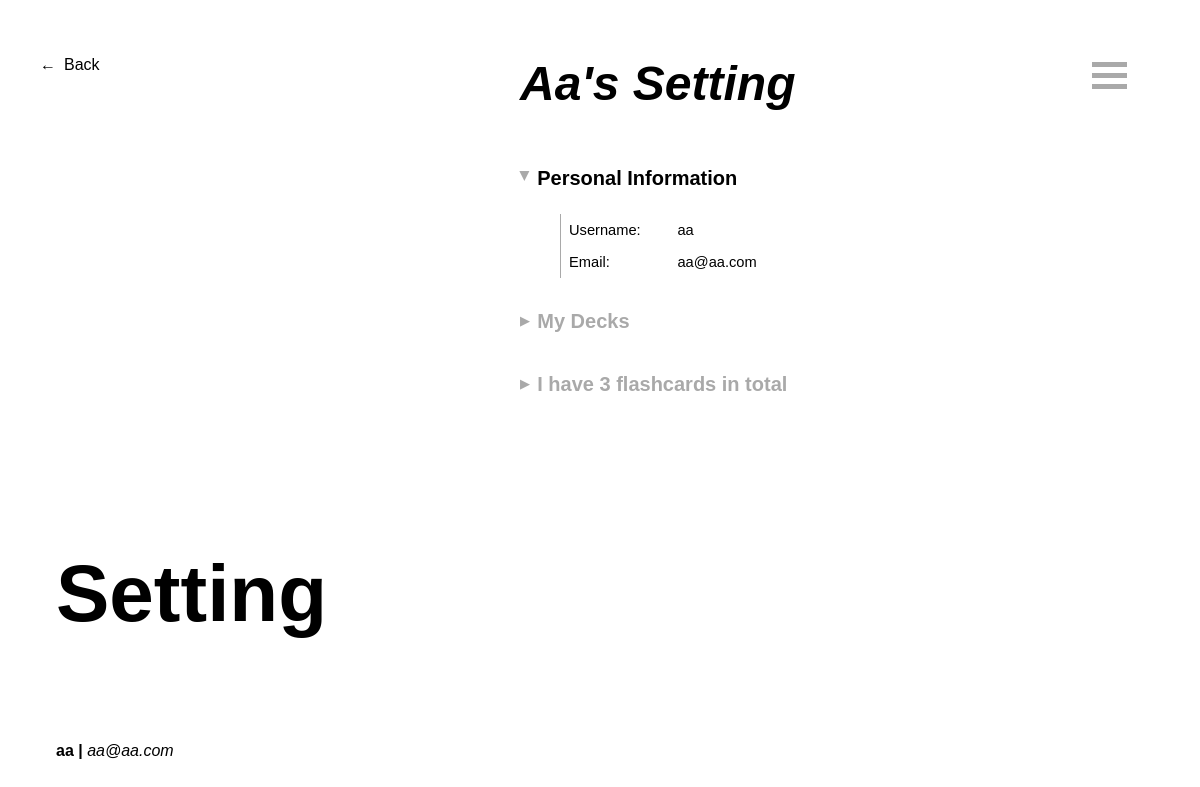
The app's page /user/aa/setting (signed in) with its own data.
### models.py (models this page shows, shortened)
class User(UserMixin, db.Model):
    __tablename__ = 'users'
    id = db.Column(db.Integer, primary_key = True)
    username = db.Column(db.String(30), index = True)
    email = db.Column(db.String(120), index = True, unique = True)
    password_hash = db.Column(db.String(128))
    daily_goal = db.Column(db.Integer, nullable=True)
    completeNum = db.Column(db.Integer, default=0)
    lists = db.relationship('List', secondary=list_user, back_populates='users', cascade='all, delete')
    words = db.relationship('Word', secondary=word_user, back_populates='users', cascade='all, delete')

### routes/user_routes.py (the view, shortened to what this page needs)
@user_bp.route('/user/<username>/setting', methods=['GET','POST'])
@login_required
@check_username_match
def setting(username):
    formList = AddListForm()
    formGoal = ChangeDailyGoalForm()
    form_id = request.form.get('form_id')
    return render_template('setting.html', user=current_user, formList = formList, formGoal = formGoal)

### app.py (called while the page is built)
@app.before_request
def check_session_lifetime():
    if request.blueprint == 'guests':
        app.permanent_session_lifetime = timedelta(minutes=30)
    elif request.blueprint == 'user' and not session.get('user_id'):
        app.permanent_session_lifetime = timedelta(minutes=30)
    else:
        app.permanent_session_lifetime = timedelta(days=7)

### routes/user_routes.py (called while the page is built)
@login_manager.user_loader
def load_user(id):
    return User.query.get(int(id))

def check_username_match(func):
    @wraps(func)
    def wrapper(username, *args, **kwargs):
        if username != current_user.username:
            return redirect(url_for('login.login'))
        return func(username, *args, **kwargs)
    return wrapper

### templates/setting.html (shortened to what this page needs)
{% extends "_menu.html" %}
{% block styles2 %}
<link rel="stylesheet" type="text/css" href="{{ url_for('static', filename='css/content-forms.css') }}">
<link rel="stylesheet" type="text/css" href="{{ url_for('static', filename='css/content-general.css') }}">
{% endblock %}
{% block title2 %}
<h1>Setting</h1>
{% endblock %}
{% block content2 %}
<h1>{{ user.username }}'s Setting</h1>
{% if current_user.is_authenticated %}
<h3 class='toggle-title change' onclick="iconTransform(this, ['person-info'])">Personal Information</h3>
<div class="person-info" id="person-info">
    <div class="align-box1">
        <p>Username: </p>
        <p>Email: </p>
    </div>
    <div class="align-box2">
        <p>{{ user.username }}</p>
        <p>{{ user.email }}</p>
    </div>
</div>
{% endif %}
<h3 class='toggle-title' id="toggle-info" onclick="iconTransform(this, ['lists'])">My Decks</h3>
<a class="profile-opt"
{% if current_user.is_authenticated %} href='/user/{{ user.username }}/flashcards'
{% else %} href="/guest/flashcards"
{% endif %}>I have {{ user.words | length }} flashcards in total</a><br>
{% endblock %}

### templates/_menu.html (shortened to what this page needs)
{% extends '_base.html' %}
{% block styles %}
<link rel="stylesheet" type="text/css" href="{{ url_for('static', filename='css/style-menu.css') }}">
{% block styles2 %}{% endblock %}
{% endblock %}
{% block title %}
<div class="go-back">
    <p onclick="history.back()">Back</p>
</div>
{% block title2 %}{% endblock %}
<div class="info">
    <p><strong>
        {% if current_user.is_authenticated %} {{ current_user.username }} |
        {% else %} Guest
        {% endif %}
    </strong>
    {% if current_user.is_authenticated %} <em>{{ current_user.email }}</em>
    {% endif %}
</div>
{% endblock %}
{% block content %}
{% block content2 %}{% endblock %}
<div class="center-menu">
    <div id='menu-icon' class="menu-icon" onclick="iconTransform(this, ['menu'])">
      <div class="bar1"></div>
      <div class="bar2"></div>
      <div class="bar3"></div>
    </div>
</div>
{% endblock %}

### static/css/style-base.css (style rules this page uses)
* { margin: 0; padding: 0; font-family: Arial, Helvetica, sans-serif; }
.title h1 { font-size: min(5em, 8vw); overflow: hidden; position: absolute; bottom: 20vh; width: 100%; text-align: left; padding-left: 7vh; }
.info p { display: inline-block; font-size: 2vh; position: absolute; bottom: 5vh; left: 7vh }
.go-back { width: max-content; position: absolute; top: 7vh; left: 5vh }
.go-back p::before, .go-back p { display: inline-block; font-size: min(14pt, 2vh); vertical-align: baseline; }
.go-back p::before { content: '\2190'; padding-right: 1vh; }

### static/css/style-menu.css (style rules this page uses)
.center-menu { position: fixed; right: 0; top: 0; height: 100%; width: 12%; }
.menu-icon { position: relative; top: 7vh; left: 3vw; align-items: right; margin-right: 5vh; z-index: 1; cursor: pointer; }
.bar1, .bar2, .bar3 { width: 35px; height: 5px; background-color: darkgray; margin: 6px 0; transition: 0.4s; }

### static/css/content-forms.css (style rules this page uses)
.form-title, .profile-opt, .toggle-title { color: darkgray; padding: 2vh 0 3vh 0; z-index: 1; font-size: max(2.5vh, 9pt); font-weight: 800; }
a.profile-opt { color: darkgray; display: block; padding-bottom: 3vh; font-size: max(2.5vh, 9pt); font-weight: 800; text-decoration: none; }
.profile-opt::before, .toggle-title::before, .icon::before { display: inline-block; color: darkgray; padding: 0 1vh 0.5vh 0; content: '\25B6'; font-size: 1.5vh; vertical-align: middle; }
h3.change, h4.change { color: black; }
h3.change::before, h4.change::before { content: '\25B6'; transform: translate(-33%, 0) rotate(90deg); }

### static/css/content-general.css (style rules this page uses)
.content h1 { font-size: min(3em, 7vh); font-style: oblique; padding: 0 0 5vh 0; text-transform: capitalize; }
h3 { font-size: max(2.5vh, 9pt); font-weight: 800; padding: 2vh 0 3vh 0; }
.lists, .person-info { padding: 0 0 2vh 5vh; }
.lists p, .person-info p { font-size: min(11pt, 2vh); padding: 1vh 0 1vh 0; }
.align-box1, .align-box2 { display: inline-block; width: max-content; height: min-content; min-width: 10vh; padding: 0 2vh 0 1vh; }
.align-box1 { border-left: 1px darkgray solid; }

### records on screen
User: username "aa", email "aa@aa.com", username "Aa"

### other values on screen
{{ user.words | length }} "3"
